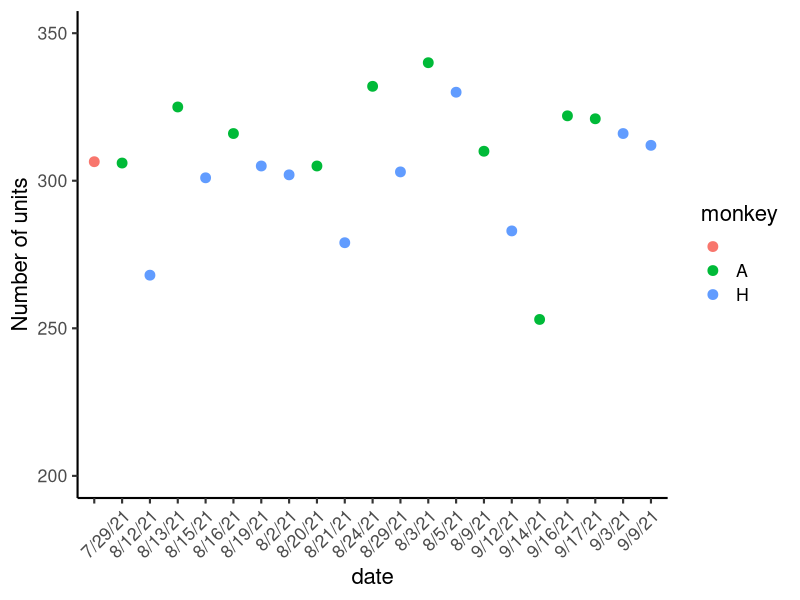
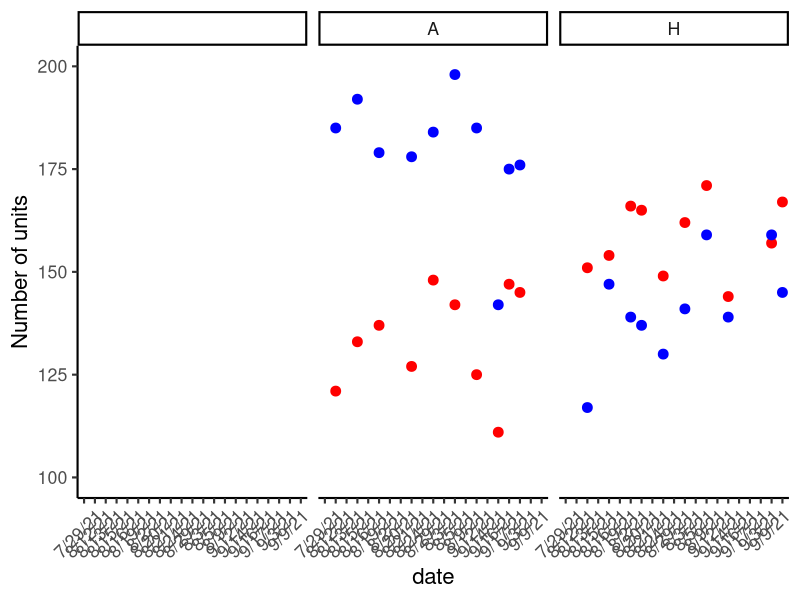
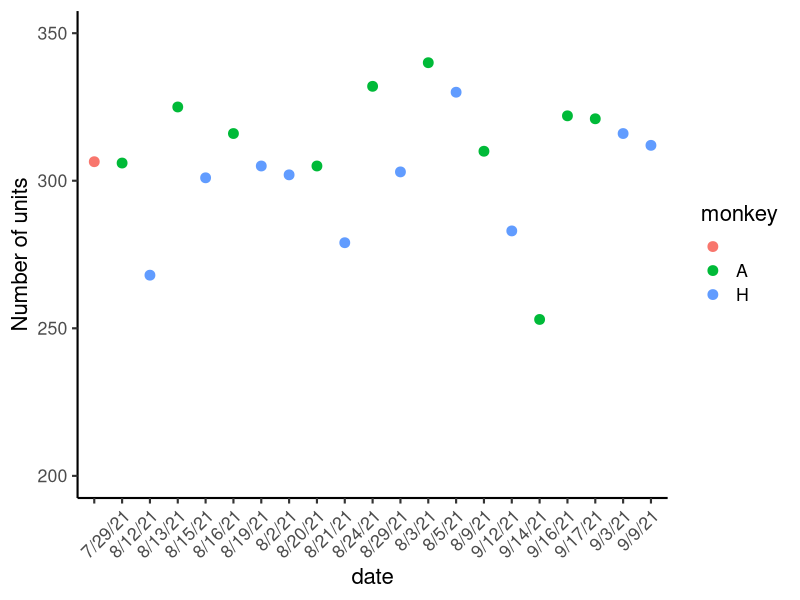
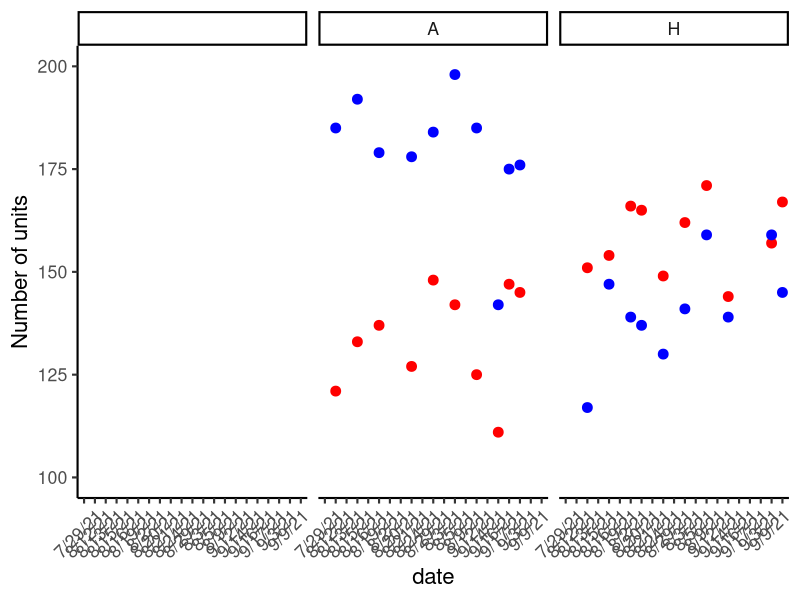

Generate these figures, in order, with R:
setwd('~/Dropbox (Penn)/Datalogger/Results/All_sessions')
data=read.csv('Session_log_num_units.csv')
data$monkey=as.factor(data$monkey)

library(ggplot2)

setwd(paste('~/Dropbox (Penn)/Datalogger/Results/', sessions[s],"/",sep=""))
ggplot(data = data, aes(x=date, y=num.units, color = monkey))+
  geom_point(size = 3)+ theme_classic(base_size=16)+
  theme(axis.text.x = element_text(angle = 45, hjust = 1, vjust = 1))+
  ylim(200, 350)+ylab('Number of units')
ggsave('Number of units for all sessions.png')

setwd(paste('~/Dropbox (Penn)/Datalogger/Results/', sessions[s],"/",sep=""))
ggplot(data = data, aes(x=date, y=num.units.TEO))+
  geom_point(size = 3, color='red')+ geom_point(aes(x=date, y=num.units.vlPFC), size = 3, color='blue')+
  theme_classic(base_size=16)+
  facet_wrap(~monkey)+
  theme(axis.text.x = element_text(angle = 45, hjust = 1, vjust = 1))+
  ylim(100, 200)+ylab('Number of units')
ggsave('Number of units split by area.png')
